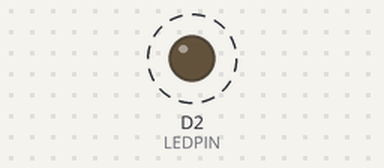
Simulated run of this sketch. Board: Arduino Zero (SAMD21). Parts: output pins drawn as LEDs (lit = HIGH). Dashed ring = blinking. No radio packets arrive unless stated; what the sketch prints to the serial monitor is not drawn.

Above: at 1.0 s.
Timing chart, 0 to 5.9 s (numbered marks = the images above):
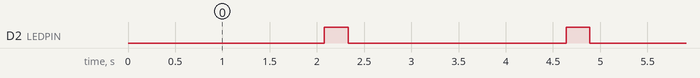

Measured:
- by itself, D2 (LEDPIN): alternates HIGH for 0.25 s and LOW for 2.3 s

The sketch:

lora-tx.ino
```cpp
#include <LoRa.h>
#include <SPI.h>

int counter = 0;
#define LEDPIN 2

#define RADIO_CS_PIN 5        // D5 on Arduino Zero
#define RADIO_DI0_PIN 11      // D11 on Arduino Zero
#define RADIO_RST_PIN 6       // D6 on Arduino Zero
#define LORA_FREQUENCY 915E6  // 915 MHz Antenna and LoRa module

void setup() {
  SerialUSB.begin(9600);

  SerialUSB.println("Starting LoRa transmission...");
  pinMode(LEDPIN, OUTPUT);

  LoRa.setPins(RADIO_CS_PIN, RADIO_RST_PIN, RADIO_DI0_PIN);

  if (!LoRa.begin(LORA_FREQUENCY)) {
    SerialUSB.println("Starting LoRa failed!");
    while (1) {
    }
  }
}

void loop() {
  SerialUSB.print("Sending packet: ");
  SerialUSB.println(counter);

  LoRa.beginPacket();
  LoRa.print(counter);
  LoRa.endPacket();

  counter++;

  delay(2000);

  digitalWrite(LEDPIN, HIGH);
  delay(250);

  digitalWrite(LEDPIN, LOW);
  delay(250);
}
```
